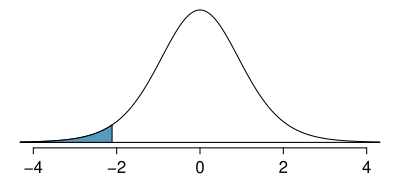

This chart was generated by the following R code:
library(openintro)
data(COL)

myPDF('tDistDF18LeftTail2Point10.pdf', 4, 1.8, mar=c(1.6,1,0.1,1), mgp=c(5,0.45,0))
plot(c(-4, 4), c(0, dnorm(0)), type='n', axes=FALSE)
axis(1)
abline(h=0)

DF <- c('normal', 10, 5, 2, 1)

X <- seq(-5, 8, 0.01)
Y <- dt(X, 10)
lines(X, Y)

these <- which(X < -2.10)
yy <- c(0, Y[these], 0)
these <- c(these[1], these, rev(these)[1])
xx <- X[these]
polygon(xx, yy, col=COL[1])


dev.off()
